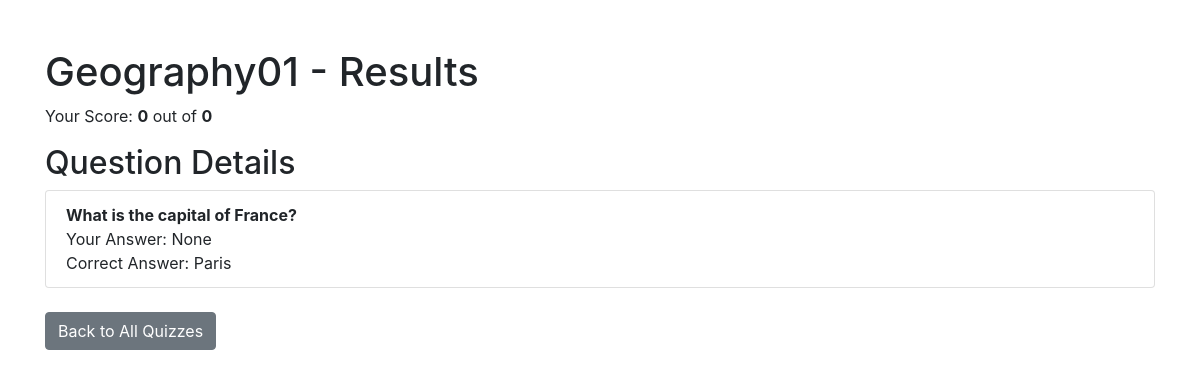
Page /1/result/ on the committed database.
### quizzes/models.py (models this page shows, shortened)
class Quiz(models.Model):
    title = models.CharField(max_length=200)
    description = models.TextField()
    created_at = models.DateTimeField(auto_now_add=True)

class Question(models.Model):
    quiz = models.ForeignKey(Quiz, on_delete=models.CASCADE, related_name="questions")
    text = models.TextField()
    created_at = models.DateTimeField(auto_now_add=True)

class Choice(models.Model):
    question = models.ForeignKey(Question, related_name="choices", on_delete=models.CASCADE)
    text = models.CharField(max_length=200)
    is_correct = models.BooleanField(default=False)
    class Meta:
        unique_together = ('question', 'text')  # Prevent duplicate choices for the same question

### quizzes/views.py (the view)
# urls.py: path('<int:quiz_id>/result/', views.quiz_result, name='quiz_result'),
def quiz_result(request, quiz_id):
    quiz = get_object_or_404(Quiz, id=quiz_id)
    questions = quiz.questions.prefetch_related('choices')
    selected_answers = request.session.get('selected_answers', {})
    score = request.session.get('score', 0)
    total = request.session.get('total', 0)
    selected_choices = {}
    for question in questions:
        selected_choice_id = selected_answers.get(str(question.id))  # Ensure we fetch by string key
        if selected_choice_id:
            selected_choice = question.choices.filter(id=int(selected_choice_id)).first()
            selected_choices[question.id] = selected_choice.text if selected_choice else "Invalid Choice"
    context = {
        'quiz': quiz,
        'questions': questions,
        'selected_answers': selected_choices,  # Pass the choice text instead of IDs
        'score': score,
        'total': total,
    }
    return render(request, 'quizzes/quiz_result.html', context)

### quizzes/templatetags/custom_filters.py (called while the page is built)
@register.filter
def get(dictionary, key):
    if isinstance(dictionary, dict):
        return dictionary.get(key, None)
    return None

### quizzes/templates/quizzes/quiz_result.html (shortened to what this page needs)
{% load static %}
{% load custom_filters %}
<!DOCTYPE html>
<html lang="en">
<head>
    <link rel="stylesheet" href="https://stackpath.bootstrapcdn.com/bootstrap/4.5.2/css/bootstrap.min.css">
</head>
<body>
    <div class="container mt-5">
        <h1>{{ quiz.title }} - Results</h1>
        <p>Your Score: <strong>{{ score }}</strong> out of <strong>{{ total }}</strong></p>
        <h2>Question Details</h2>
        <ul class="list-group">
            {% for question in questions %}
    <li class="list-group-item">
        <strong>{{ question.text }}</strong><br>
        Your Answer:
        {% with selected_answers|get:question.id as selected_choice %}
            {{ selected_choice }}
        {% endwith %}
        <br>
        Correct Answer:
        {% for choice in question.choices.all %}
            {% if choice.is_correct %}
                {{ choice.text }}
            {% endif %}
        {% endfor %}
    </li>
{% endfor %}
        </ul>
        <a href="{% url 'quiz_list' %}" class="btn btn-secondary mt-4">Back to All Quizzes</a>
    </div>
</body>
</html>

### rows in the picture
Quiz: title "Geography01"
Question: text "What is the capital of France?", id "None"
Choice: text "Paris"

### other values in the picture
{{ score }} "0"
{{ total }} "0"
